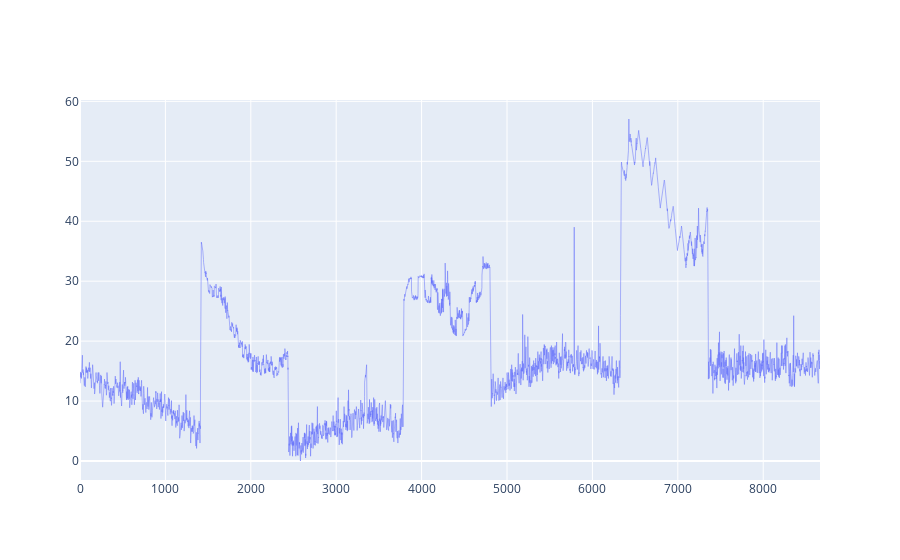

Notebook code for this chart:
### Code cell
import numpy as np
from scipy.signal import butter,sosfiltfilt
import plotly.graph_objects as go

#sample_rate = (len(df)/2)/max(df.Chainage)

sample_period = max(df.Chainage)
sample_rate = 8000
n = len(df) # total number of samples
nyq = 0.5 * sample_rate
cutoff=1
order=8 # started at 2
data = df.adjusted_Tex

def butter_filter(data, cutoff, fs, order):
    normal_cutoff = cutoff / nyq
    # Get the filter coefficients 
    sos = butter(order, normal_cutoff, btype='highpass', analog=True, output='sos')
    y = sosfiltfilt(sos, data)
    return y

# Filter the data, and plot both the original and filtered signals.
filtered_y = butter_filter(data, cutoff, sample_rate, order)
fig = go.Figure()
# fig.add_trace(go.Scatter(
#             y = data,
#             line =  dict(shape =  'spline' ),
#             name = 'signal with noise'
#             ))
fig.add_trace(go.Scatter(
            y = filtered_y,
            line =  dict(shape =  'linear',
                         width=0.5 ),
            name = 'filtered signal'
            ))
fig.show()

### Figure 1 — Plotly figure (JSON) as saved in the notebook; plotly's stock layout.template omitted (floating-point values rounded to 4 significant figures; data arrays with more than 128 entries replaced by an {"elided": "..."} marker saying what was removed)
{"data": [{"line": {"shape": "linear", "width": 0.5}, "name": "filtered signal", "type": "scatter", "y": {"elided": "8666 float values"}}], "layout": {}}
